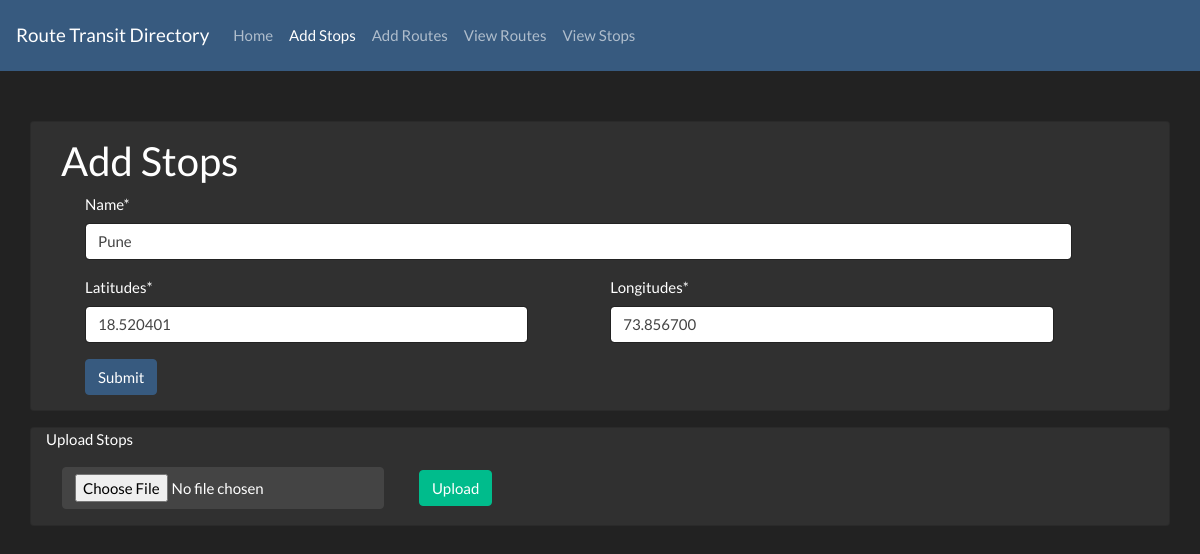
The page /stops/4/ on the database its author committed.
### RoutesAndStops/models.py (models this page shows, shortened)
class Stop(models.Model):
    name = models.CharField(verbose_name="Name", unique=True, blank=False, null=False, max_length=50)
    latitudes = models.DecimalField(verbose_name="Latitudes", max_digits=9, decimal_places=6)
    longitudes = models.DecimalField(verbose_name="Longitudes", max_digits=9, decimal_places=6)

### RoutesAndStops/views.py (the view)
# urls.py: path('stops/', home_views.stops, name='stops'),
def stops(request, stop_id=None):
    try:
        context = dict()
        if request.method == 'POST':
            if stop_id:
                stop_instance = Facade.get_stop_by_id(stop_id)
                form = StopsForm(request.POST, instance=stop_instance)
                if stop_instance.name != request.POST['name']:
                    Facade.update_stop_in_routes(stop_instance.name, request.POST['name'])
            else:
                form = StopsForm(request.POST)
            if form.is_valid():
                form.save()
                return redirect('/views_stops')
            else:
                context['form'] = form
        elif stop_id:
            stop_instance = Facade.get_stop_by_id(stop_id)
            context['form'] = StopsForm(instance=stop_instance)
        else:
            context['form'] = StopsForm()
        return render(request, 'RoutesAndStops/Stops/stops.html', context=context)
    except Exception as e:
        print(e)
        return redirect('/views_stops')

### RoutesAndStops/forms.py
class StopsForm(forms.ModelForm):
    def __init__(self, *args, **kwargs):
        super().__init__(*args, **kwargs)
        self.helper = FormHelper()
        self.helper.layout = Layout(
            Row(
                Column('name', css_class='col-11 ml-4')
            ),
            Row(
                Column('latitudes', css_class='col-5 mr-5 ml-4'),
                Column('longitudes', css_class='col-5 ml-4')
            ),
            Submit('submit', 'Submit', css_class='ml-4')
        )
    class Meta:
        model = Stop
        fields = '__all__'

### RoutesAndStops/Facade.py (called while the page is built)
    @classmethod
    def get_stop_by_id(cls, stop_id):
        try:
            return Stop.objects.get(id=stop_id)
        except Exception as e:
            print(e)
            return None

### templates/RoutesAndStops/Stops/stops.html (shortened to what this page needs)
{% extends 'base.html' %}
{% block content %}
{% load crispy_forms_tags %}
    <div class="card container" style="top: 5%; position: relative;">
        <div id="stops_form_container" style="padding: 15px 15px 15px 15px">
            {% if form %}
                <h2>Add Stops</h2>
                {% crispy form %}
            {% endif %}
        </div>
    </div>
    <div class="card container mt-3">
        <header>Upload Stops</header>
        <form method="post" enctype="multipart/form-data" id="import_form2" action="{% url 'import_stops' %}">
            <input type="file" name="stops" class="btn btn-secondary m-3">
            <button onclick="$('#import_form2').submit()" class="btn btn-success m-3">Upload</button>
        </form>
    </div>
{% endblock %}

### rows shown on the page
Stop: name "Pune", latitudes "18.520401", longitudes "73.856700"
